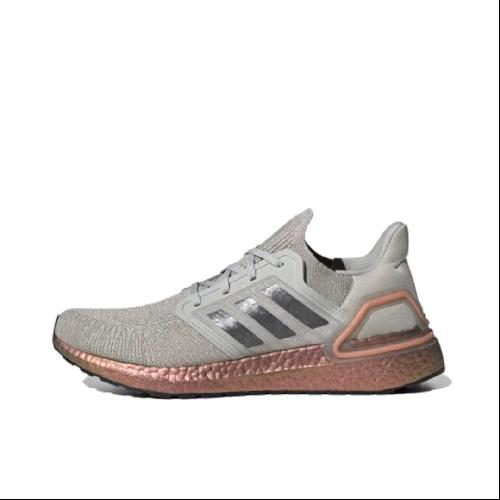

Write Python code to recreate this figure.
from PIL import Image
import cv2
import numpy as np
import matplotlib.pyplot as plt
import math

'''
    取RGB 4个点RGB三层最大的， 有点类似神经网络cnn中的池化层
    具体效果具体不太清楚
'''

src_img = np.array(Image.open('./img1.jpg'))
srcH, srcW, channel = src_img.shape[0], src_img.shape[1], src_img.shape[2]

dstH = dstW = 500
dst_img = np.zeros((dstH, dstW, channel), np.uint8)

for i in range(dstH-1):
    for j in range(dstW-1):
        x = i * (srcH/dstH)
        y = j * (srcW/dstW)

        x1, y1 = math.floor(x), math.floor(y) # (0,0)
        x2, y2 = math.floor(x), math.ceil(y) # (0, 1)
        x3, y3 = math.ceil(x), math.floor(y) # (1, 0)
        x4, y4 = math.ceil(x), math.ceil(y) # (1, 1)

        _0 = max(src_img[x1, y1][0], src_img[x2, y2][0], src_img[x3, y3][0], src_img[x4, y4][0])
        _1 = max(src_img[x1, y1][1], src_img[x2, y2][1], src_img[x3, y3][1], src_img[x4, y4][1])
        _2 = max(src_img[x1, y1][2], src_img[x2, y2][2], src_img[x3, y3][2], src_img[x4, y4][2])
        dst_img[i, j][0], dst_img[i, j][1], dst_img[i, j][2] = _0, _1, _2

dst_img = Image.fromarray(np.uint8(dst_img))
dst_img.save('./max.jpg')

